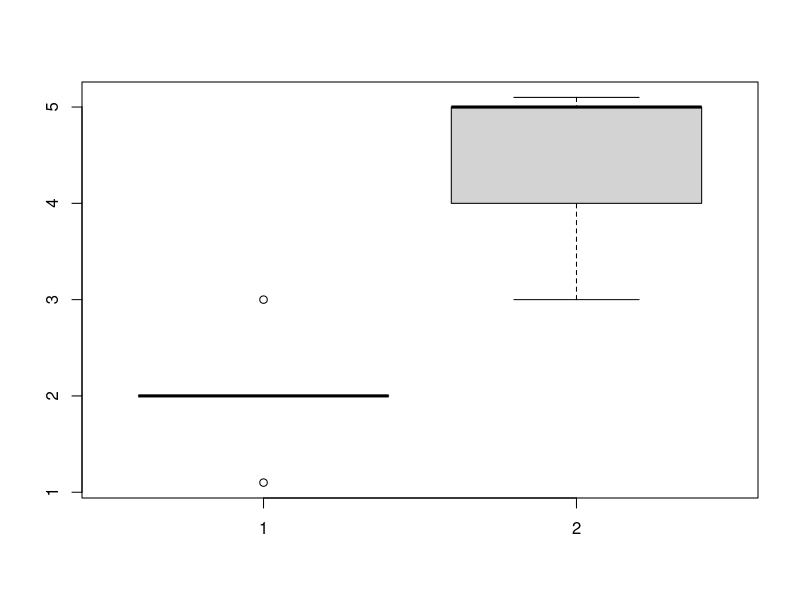

Reproduce this figure in R. (Note: this script raises an error after producing the figure.)
## ---- chunk 1
2+2
5*4
2^2
## ---- chunk 2
sqrt(4)
sum(c(2,2))
## ---- chunk 3
object.name <- 1
## ---- chunk 4
mean(x = c(2, 2))
## ---- chunk 5
    #| eval: false
    c(5, 3, 5, 6) # numeric vector
    c(TRUE, TRUE, FALSE, TRUE) # logical vector
    c("A", "B", "C") # character vector
    as.factor(c("A", "B", "C")) # factor vector
## ---- chunk 6
    matrix(c(1, 2, 3, 4, 5, 6), nrow = 3, ncol = 2)
## ---- chunk 7
    data.frame(A = c(1, 2, 3), B = c("A", "B", "C"), C = c(TRUE, FALSE, FALSE))
## ---- chunk 8
vec = c(1, 2, 3, 4, 5)
vec[1] # access first element
vec[5] # access last element
## ---- chunk 9
df = data.frame(
  x = c(2,2,2,3,2,2,1), #add column named x with 2 elements
  y = c(4,5,5,4,5,3,5) #add a second column named y
)
#Let's see how this looks like:
df
## ---- chunk 10
df[1,2] #get element in row 1, column 1
df[7,1] #get element in row 7, column 1
df[2,] #get row 2
df[,2] #get column 2
#or use the $ sign to access columns:
df$y
df[2:4,1:2] #get rows 2 to 4 and only columns 1 and 2
## ---- chunk 11
df[df$x > 2,] # show only data where x is larger than 2
df[df$y == 5,] #show only data where y equals 5
df[df$y == 5 & df$x == 1,] #show only data where y equals 5 AND x equals 1
df[df$y == 5 | df$x == 3,] #show data where y equals 5 OR x equals 3
## ---- chunk 12
df$NAs = NA #fills up a new column named NAs with all NA values
df
## ---- chunk 13
    group1 = c(2,2,2,3,2,2,1.1)
    group2 = c(4,5,5,4,5,3,5.1) 

    class(group2)
## ---- chunk 14
    mean(group1)
    mean(group2)

    boxplot(group1, group2)
## ---- chunk 15
    t.test(group1, group2)
## ---- chunk 16
dat = airquality
head(dat)

## ---- chunk 17
knitr::include_graphics("resources/new_project.png")
## ---- chunk 18
a = 5
print(a)

this_letter = "A"
print(this_letter)
## ---- chunk 19
age = c(20, 50, 30, 70)
print(age)
names = c("Anna", "Daniel", "Martin", "Laura")
print(names)
## ---- chunk 20
print(c("Age", 5, TRUE))
## ---- chunk 21
age[2] # second element
age[1] # first element
## ---- chunk 22
  age[-2] # return all except for the second element
## ---- chunk 23
  age[c(1, 3)] # return first and third elements
  age[-c(1,3)] # return all elements except for first and third elements
## ---- chunk 24
  age[2] = 99
  print(age)
## ---- chunk 25
1:5
## ---- chunk 26
age[1:3]
## ---- chunk 27
age = c(20, 30, 32, 40)
weight = c(60, 70, 72, 80)
## ---- chunk 28
dataset = matrix(NA, 4, 2)
dataset # empty dataset
dataset[,1] = age
dataset[,2] = weight
dataset
## ---- chunk 29
dataset[,1] # first column
dataset[1,] # first row
## ---- chunk 30
cbind(age, names)
## ---- chunk 31
rbind(age, names)
## ---- chunk 32
df = data.frame(age, names, weight)
df
str(df)
## ---- chunk 33
dat = airquality
## ---- chunk 34
5 %in% c(1, 2, 3, 4, 5)
## ---- chunk 35
values = 1:10
print(values)

# Average 
sum(values)/length(values)

## ---- chunk 36
average = function(x) {
  average = sum(x)/length(x)
  return(average)
}
average(values)
## ---- chunk 37
# Should NAs be removed or not
average = function(x, remove_na) {
  if(!remove_na) {
    average = sum(x)/length(x)
  } else {
    average = sum(x, na.rm = TRUE)/length(x[complete.cases(x)])
  }
  return(average)
}

values = c(5, 4, 3, NA, 5, 2)

# no default option for remove_na, we have to specify it!
average(values, remove_na = TRUE)

# In this case, it is better to set a default option for remova_na:
average = function(x, remove_na = TRUE) {
  if(!remove_na) {
    average = sum(x)/length(x)
  } else {
    average = sum(x, na.rm = TRUE)/length(x[complete.cases(x)])
  }
  return(average)
}

average(values)

## ---- chunk 38
values = 1:5
if(length(values) == 5) {
  print("This vector has length 5")
} else {
  print("This vector has not length 5")
}
## ---- chunk 39
values = c(20, 33, 25, 16)
values[1] = sqrt(values[1])
values[2] = sqrt(values[2])
values[3] = sqrt(values[3])
values[4] = sqrt(values[4])
## ---- chunk 40
for(i in 1:4) { # i in 1:4 means that i should be 1, 2, 3, and 4
  print(i)
}

# Let's use it to automatize the previous computation:
for(i in 1:4) {
  values[i] = sqrt(values[i])
}
values

# Even better: do not hardcode the length of the vector:
for(i in 1:length(values)) {
  values[i] = sqrt(values[i])
}
values
## ---- chunk 41
  my_matrix = matrix(1:200, 20, 10)
## ---- chunk 42
  sum_matrix_extended = function(X, which = "both") {
  if(which == "both") {
    result = sum_matrix(X)
  } else if(which == "row") {
    result = apply(X, 1, sum)
  } else if(which == "row") {
    result = apply(X, 2, sum)
  }
  return(result)
}
